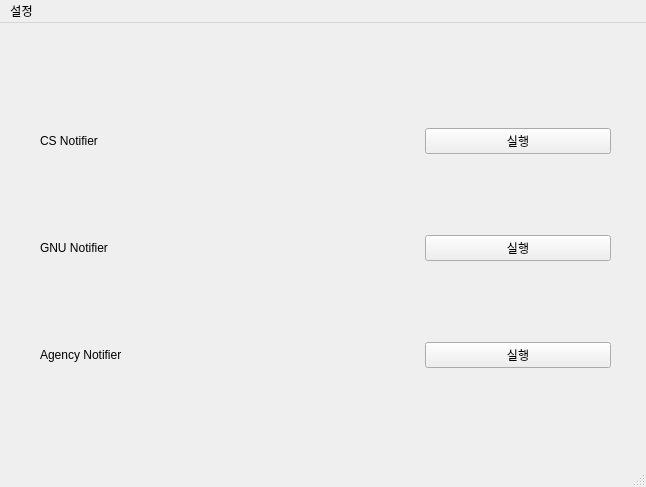
<?xml version="1.0" encoding="UTF-8"?>
<ui version="4.0">
 <class>MainWindow</class>
 <widget class="QMainWindow" name="MainWindow">
  <property name="geometry">
   <rect>
    <x>0</x>
    <y>0</y>
    <width>646</width>
    <height>487</height>
   </rect>
  </property>
  <property name="windowTitle">
   <string>GNU_Notifier</string>
  </property>
  <property name="windowOpacity">
   <double>1.000000000000000</double>
  </property>
  <widget class="QWidget" name="centralwidget">
   <widget class="QWidget" name="horizontalLayoutWidget">
    <property name="geometry">
     <rect>
      <x>40</x>
      <y>30</y>
      <width>571</width>
      <height>391</height>
     </rect>
    </property>
    <layout class="QHBoxLayout" name="horizontalLayout">
     <item>
      <layout class="QGridLayout" name="gridLayout">
       <item row="2" column="0">
        <widget class="QLabel" name="agencyLabel">
         <property name="text">
          <string>Agency Notifier</string>
         </property>
        </widget>
       </item>
       <item row="1" column="0">
        <widget class="QLabel" name="gnuLabel">
         <property name="text">
          <string>GNU Notifier</string>
         </property>
        </widget>
       </item>
       <item row="1" column="2">
        <widget class="QPushButton" name="gnuBTN">
         <property name="statusTip">
          <string>HOT NEWS 공지사항</string>
         </property>
         <property name="text">
          <string>실행</string>
         </property>
        </widget>
       </item>
       <item row="0" column="2">
        <widget class="QPushButton" name="csBTN">
         <property name="statusTip">
          <string>컴퓨터과학과 공지사항</string>
         </property>
         <property name="text">
          <string>실행</string>
         </property>
        </widget>
       </item>
       <item row="0" column="0">
        <widget class="QLabel" name="csLabel">
         <property name="text">
          <string>CS Notifier</string>
         </property>
        </widget>
       </item>
       <item row="2" column="2">
        <widget class="QPushButton" name="agencyBTN">
         <property name="statusTip">
          <string>기관공지</string>
         </property>
         <property name="text">
          <string>실행</string>
         </property>
        </widget>
       </item>
       <item row="1" column="1">
        <widget class="QLabel" name="gnuStatus">
         <property name="text">
          <string/>
         </property>
        </widget>
       </item>
       <item row="0" column="1">
        <widget class="QLabel" name="csStatus">
         <property name="text">
          <string/>
         </property>
        </widget>
       </item>
       <item row="2" column="1">
        <widget class="QLabel" name="agencyStatus">
         <property name="text">
          <string/>
         </property>
        </widget>
       </item>
      </layout>
     </item>
    </layout>
   </widget>
  </widget>
  <widget class="QMenuBar" name="menubar">
   <property name="geometry">
    <rect>
     <x>0</x>
     <y>0</y>
     <width>646</width>
     <height>26</height>
    </rect>
   </property>
   <widget class="QMenu" name="menu">
    <property name="title">
     <string>설정</string>
    </property>
    <addaction name="actionSetting"/>
   </widget>
   <addaction name="menu"/>
  </widget>
  <widget class="QStatusBar" name="statusbar"/>
  <action name="actionSetting">
   <property name="text">
    <string>설정</string>
   </property>
  </action>
 </widget>
 <resources/>
 <connections/>
</ui>
